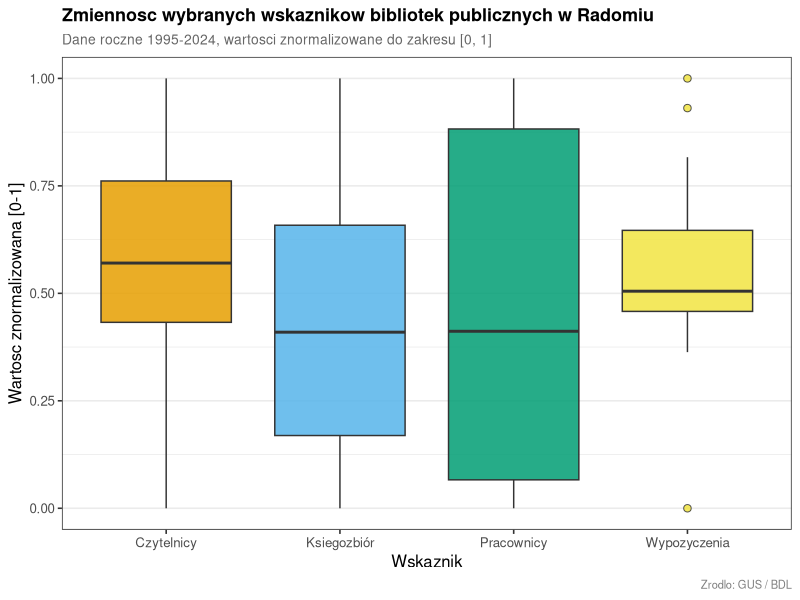
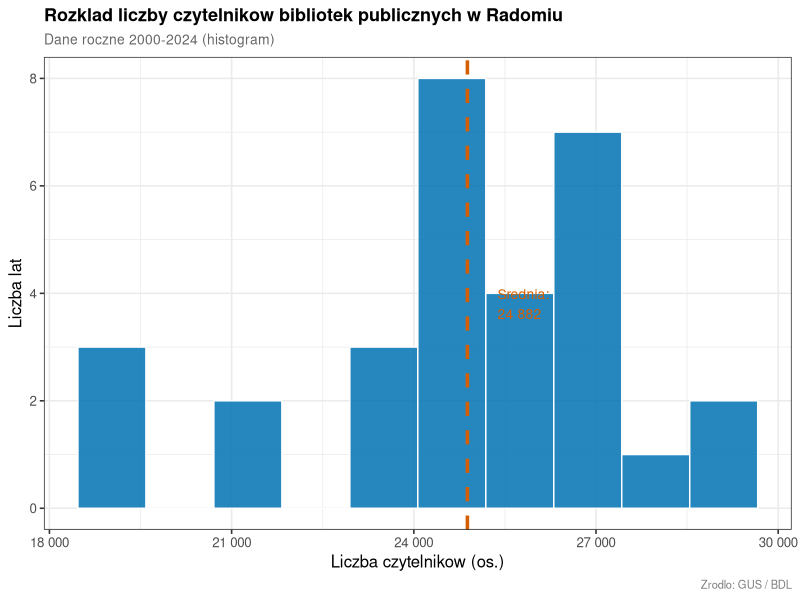
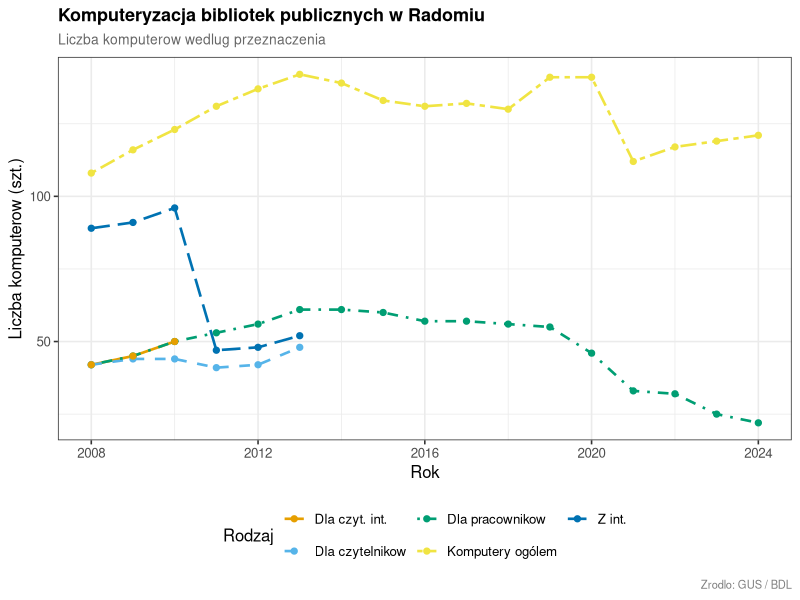
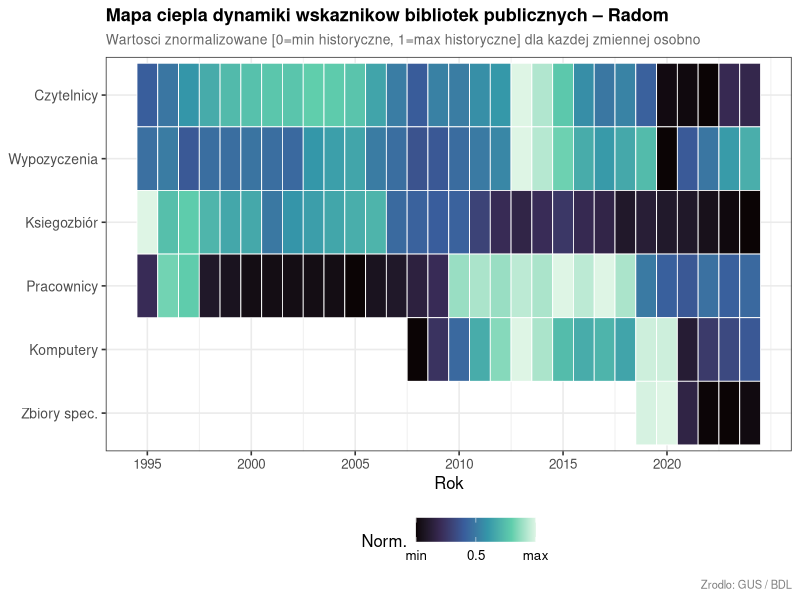
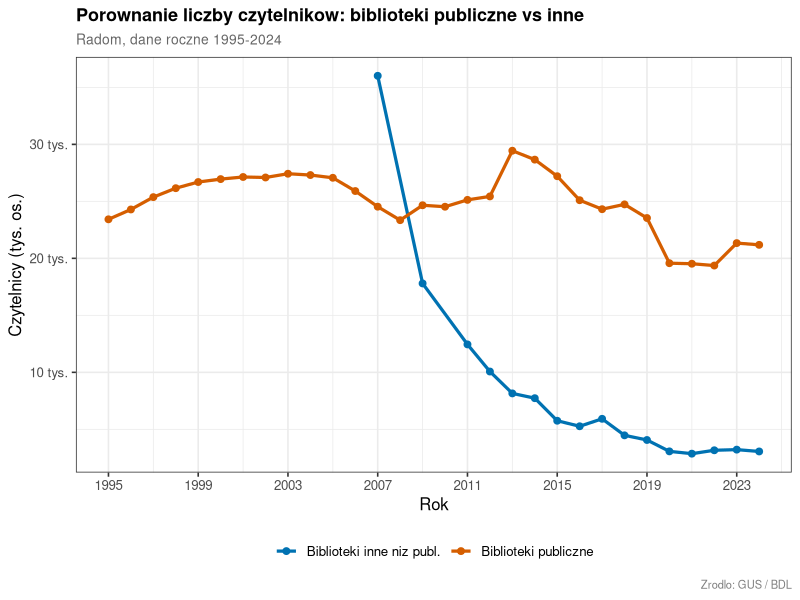
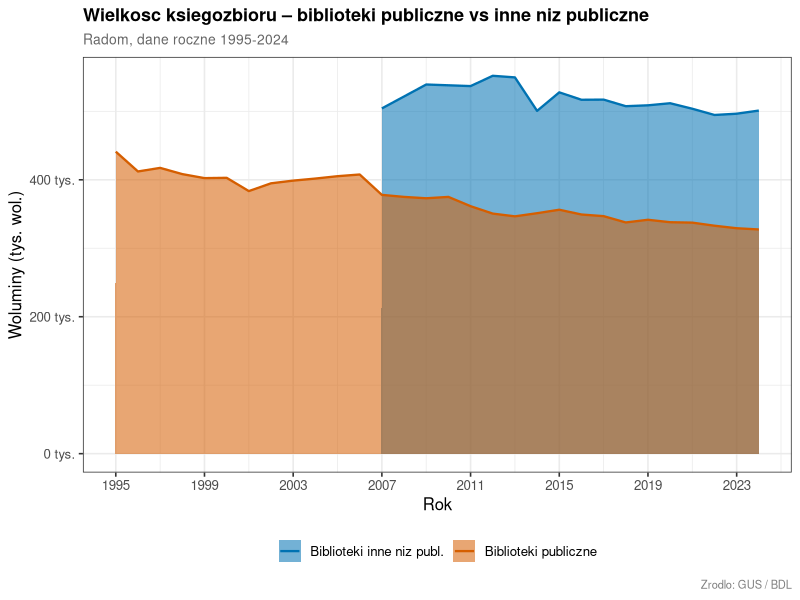
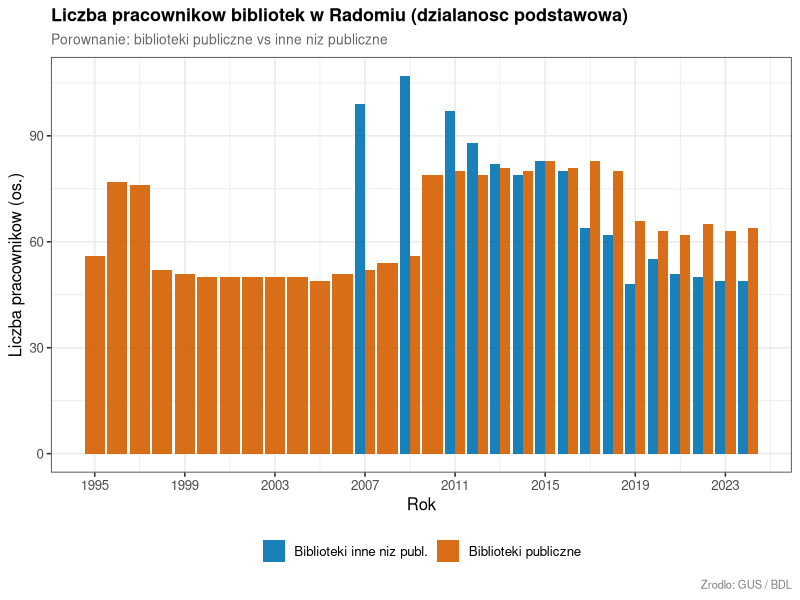
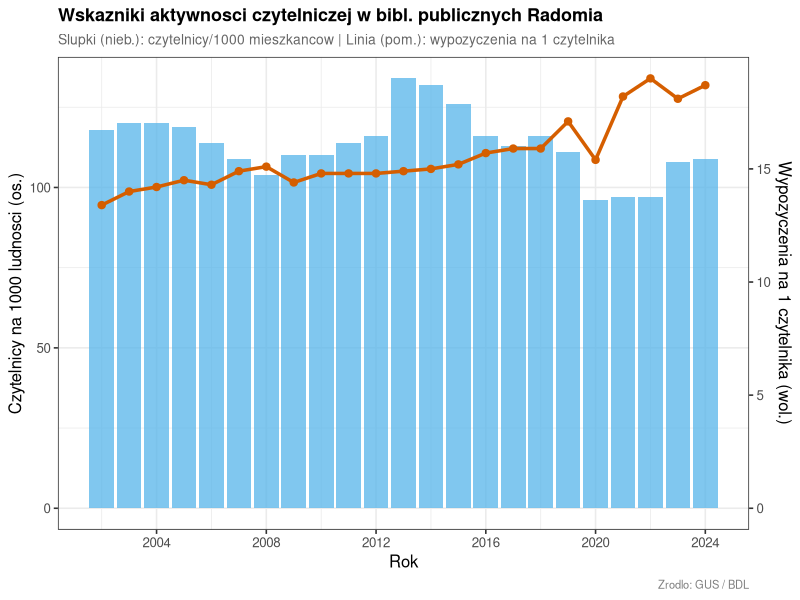

These charts were generated, in order, by the following R code:
library(ggplot2)
library(scales)
library(viridis)
library(RColorBrewer)
library(reshape2)

df <- read.csv('Statystyki_bibliotek_radomskich/bib2.csv', header=TRUE, stringsAsFactors=FALSE, check.names=TRUE)
yr_cols <- names(df)[grepl('^X[0-9]{4}$', names(df))]
lata_int <- as.integer(sub("X","", yr_cols))

get_series <- function(rrow) {
  vals <- unlist(df[rrow, yr_cols])
  vals[vals == "NA" | vals == "" | vals == "None"] <- NA
  suppressWarnings(as.numeric(vals))
}

mk_ts <- function(rrow, name) {
  data.frame(rok=lata_int, wartosc=get_series(rrow), seria=name, stringsAsFactors=FALSE)
}

cb7 <- c("#E69F00","#56B4E9","#009E73","#F0E442","#0072B2","#D55E00","#CC79A7")
cb2 <- c("#0072B2","#D55E00")

theme_set(theme_bw(base_size=12) +
  theme(plot.title=element_text(face="bold", size=13),
        plot.subtitle=element_text(size=10, color="grey40"),
        plot.caption=element_text(size=8, color="grey50"),
        legend.position="bottom"))

out_dir <- "Statystyki_bibliotek_radomskich/phts"
if (!dir.exists(out_dir)) dir.create(out_dir, recursive=TRUE)

save_plot <- function(p, name, w=10, h=6) {
  ggsave(file.path(out_dir, paste0(name, ".png")), plot=p, width=w, height=h, dpi=150)
  message("Saved: ", name)
}

# --- ROW INDICES (R 1-based) ---
# bibl. inne niz publiczne
R_inne_filie  <- 1;  R_inne_prac <- 3;  R_inne_ksieg <- 4
R_inne_spec   <- 5;  R_inne_czyt <- 6
# bibl. publiczne
R_pub_prac <- 9;  R_pub_ksieg <- 10; R_pub_czyt  <- 13; R_pub_wyp <- 14
R_pub_spec <- 19
# wskazniki
R_ksieg1000 <- 26; R_czyt1000 <- 27; R_wyp_czyt <- 28
# niepelnosprawni
R_niepeln_wej <- 17; R_niepeln_wew <- 18
# komputery
R_komp_ogol <- 62; R_komp_prac <- 63; R_komp_int <- 64; R_komp_czyt <- 65
R_komp_nauk <- 76
# udostepnianie
R_ud_zewn <- 89; R_ud_miej <- 91

# ============================================================
# GRUPA 1: STRUKTURA I ZMIENNOSC DANYCH
# ============================================================

# W1 – Boxplot znormalizowany
multi_box <- rbind(mk_ts(R_pub_czyt,"Czytelnicy"), mk_ts(R_pub_wyp,"Wypozyczenia"),
                   mk_ts(R_pub_ksieg,"Ksiegozbiór"), mk_ts(R_pub_prac,"Pracownicy"))
multi_box <- multi_box[!is.na(multi_box$wartosc), ]
multi_box <- do.call(rbind, lapply(split(multi_box, multi_box$seria), function(d) {
  r <- range(d$wartosc, na.rm=TRUE)
  d$wartosc_norm <- if (diff(r)==0) 0 else (d$wartosc - r[1]) / diff(r)
  d
}))

p1 <- ggplot(multi_box, aes(x=seria, y=wartosc_norm, fill=seria)) +
  geom_boxplot(alpha=0.85, outlier.shape=21, outlier.size=2.2) +
  scale_fill_manual(values=cb7[1:4], guide="none") +
  labs(title="Zmiennosc wybranych wskaznikow bibliotek publicznych w Radomiu",
       subtitle="Dane roczne 1995-2024, wartosci znormalizowane do zakresu [0, 1]",
       x="Wskaznik", y="Wartosc znormalizowana [0-1]",
       caption="Zrodlo: GUS / BDL") +
  theme(panel.grid.major.x=element_blank())
save_plot(p1, "W01_boxplot_zmiennosc")

# W2 – Histogram czytelnikow
ts_czyt <- na.omit(get_series(R_pub_czyt))
p2 <- ggplot(data.frame(x=ts_czyt), aes(x=x)) +
  geom_histogram(bins=10, fill="#0072B2", color="white", alpha=0.85) +
  geom_vline(xintercept=mean(ts_czyt), color="#D55E00", linewidth=1.2, linetype="dashed") +
  annotate("text", x=mean(ts_czyt)*1.02, y=3.8, hjust=0, color="#D55E00", size=3.5,
           label=paste0("Srednia:\n",format(round(mean(ts_czyt)),big.mark=" "))) +
  scale_x_continuous(labels=label_number(big.mark=" ")) +
  labs(title="Rozklad liczby czytelnikow bibliotek publicznych w Radomiu",
       subtitle="Dane roczne 2000-2024 (histogram)",
       x="Liczba czytelnikow (os.)", y="Liczba lat",
       caption="Zrodlo: GUS / BDL")
save_plot(p2, "W02_histogram_czytelnicy")

# W3 – Komputeryzacja: 5 kategorii
comp_labels <- c("Komputery ogólem","Dla pracownikow","Z int.","Dla czytelnikow","Dla czyt. int.")
comp_rows   <- c(R_komp_ogol, R_komp_prac, R_komp_int, R_komp_czyt, R_komp_czyt+1)
comp_df <- do.call(rbind, lapply(seq_along(comp_rows), function(i) mk_ts(comp_rows[i], comp_labels[i])))
comp_df <- comp_df[!is.na(comp_df$wartosc), ]

p3 <- ggplot(comp_df, aes(x=rok, y=wartosc, color=seria, linetype=seria)) +
  geom_line(linewidth=0.9) + geom_point(size=1.8) +
  scale_color_manual(values=cb7[1:5], name="Rodzaj") +
  scale_linetype_manual(values=c("solid","dashed","dotdash","twodash","longdash"), name="Rodzaj") +
  scale_x_continuous(breaks=seq(2000,2024,by=4)) +
  labs(title="Komputeryzacja bibliotek publicznych w Radomiu",
       subtitle="Liczba komputerow wedlug przeznaczenia",
       x="Rok", y="Liczba komputerow (szt.)",
       caption="Zrodlo: GUS / BDL") +
  guides(color=guide_legend(nrow=2), linetype=guide_legend(nrow=2))
save_plot(p3, "W03_komputeryzacja")

# W4 – Heatmapa
vars_heat <- list("Czytelnicy"=R_pub_czyt, "Wypozyczenia"=R_pub_wyp,
                  "Ksiegozbiór"=R_pub_ksieg, "Pracownicy"=R_pub_prac,
                  "Komputery"=R_komp_ogol, "Zbiory spec."=R_pub_spec)
heat_df <- do.call(rbind, lapply(names(vars_heat), function(nm) {
  v <- get_series(vars_heat[[nm]])
  r <- range(v, na.rm=TRUE)
  vn <- if (diff(r)==0) rep(0,length(v)) else (v-r[1])/diff(r)
  data.frame(rok=lata_int, wartosc=vn, zmienna=nm)
}))
heat_df <- heat_df[!is.na(heat_df$wartosc), ]
heat_df$zmienna <- factor(heat_df$zmienna, levels=rev(names(vars_heat)))

p4 <- ggplot(heat_df, aes(x=rok, y=zmienna, fill=wartosc)) +
  geom_tile(color="white", linewidth=0.3) +
  scale_fill_viridis_c(option="mako", name="Norm.",
                       breaks=c(0,0.5,1), labels=c("min","0.5","max")) +
  scale_x_continuous(breaks=seq(1995,2024,by=5)) +
  labs(title="Mapa ciepla dynamiki wskaznikow bibliotek publicznych – Radom",
       subtitle="Wartosci znormalizowane [0=min historyczne, 1=max historyczne] dla kazdej zmiennej osobno",
       x="Rok", y=NULL, caption="Zrodlo: GUS / BDL") +
  theme(axis.text.y=element_text(size=10))
save_plot(p4, "W04_heatmap", w=11, h=5)

# ============================================================
# GRUPA 2: WYKRESY PORÓWNAWCZE
# ============================================================

# W5 – Czytelnicy: pub vs inne
comp5 <- rbind(mk_ts(R_pub_czyt,"Biblioteki publiczne"),
               mk_ts(R_inne_czyt,"Biblioteki inne niz publ."))
comp5 <- comp5[!is.na(comp5$wartosc), ]
p5 <- ggplot(comp5, aes(x=rok, y=wartosc/1000, color=seria)) +
  geom_line(linewidth=1.1) + geom_point(size=2) +
  scale_color_manual(values=cb2, name=NULL) +
  scale_x_continuous(breaks=seq(1995,2024,by=4)) +
  scale_y_continuous(labels=label_number(suffix=" tys.")) +
  labs(title="Porownanie liczby czytelnikow: biblioteki publiczne vs inne",
       subtitle="Radom, dane roczne 1995-2024",
       x="Rok", y="Czytelnicy (tys. os.)", caption="Zrodlo: GUS / BDL")
save_plot(p5, "W05_czytelnicy_porownanie")

# W6 – Ksiegozbiór area
comp6 <- rbind(mk_ts(R_pub_ksieg,"Biblioteki publiczne"),
               mk_ts(R_inne_ksieg,"Biblioteki inne niz publ."))
comp6 <- comp6[!is.na(comp6$wartosc), ]
p6 <- ggplot(comp6, aes(x=rok, y=wartosc/1000, fill=seria)) +
  geom_area(alpha=0.55, position="identity") +
  geom_line(aes(color=seria), linewidth=0.8) +
  scale_fill_manual(values=cb2, name=NULL) +
  scale_color_manual(values=cb2, name=NULL) +
  scale_x_continuous(breaks=seq(1995,2024,by=4)) +
  scale_y_continuous(labels=label_number(suffix=" tys.")) +
  labs(title="Wielkosc ksiegozbioru – biblioteki publiczne vs inne niz publiczne",
       subtitle="Radom, dane roczne 1995-2024",
       x="Rok", y="Woluminy (tys. wol.)", caption="Zrodlo: GUS / BDL")
save_plot(p6, "W06_ksiegozbiory_area")

# W7 – Pracownicy grouped bar
comp7 <- rbind(mk_ts(R_pub_prac,"Biblioteki publiczne"),
               mk_ts(R_inne_prac,"Biblioteki inne niz publ."))
comp7 <- comp7[!is.na(comp7$wartosc), ]
p7 <- ggplot(comp7, aes(x=rok, y=wartosc, fill=seria)) +
  geom_col(position="dodge", alpha=0.9) +
  scale_fill_manual(values=cb2, name=NULL) +
  scale_x_continuous(breaks=seq(1995,2024,by=4)) +
  labs(title="Liczba pracownikow bibliotek w Radomiu (dzialanosc podstawowa)",
       subtitle="Porownanie: biblioteki publiczne vs inne niz publiczne",
       x="Rok", y="Liczba pracownikow (os.)", caption="Zrodlo: GUS / BDL")
save_plot(p7, "W07_pracownicy_bar")

# W8 – Podwojna os
czyt1000 <- get_series(R_czyt1000)
wyp_czyt <- get_series(R_wyp_czyt)
wsk_df <- data.frame(rok=lata_int, c1=czyt1000, wc=wyp_czyt)
wsk_df <- wsk_df[!is.na(wsk_df$c1) & !is.na(wsk_df$wc), ]
sf <- max(wsk_df$c1,na.rm=TRUE)/max(wsk_df$wc,na.rm=TRUE)

p8 <- ggplot(wsk_df, aes(x=rok)) +
  geom_col(aes(y=c1), fill="#56B4E9", alpha=0.75) +
  geom_line(aes(y=wc*sf), color="#D55E00", linewidth=1.2) +
  geom_point(aes(y=wc*sf), color="#D55E00", size=2.2) +
  scale_y_continuous(name="Czytelnicy na 1000 ludnosci (os.)",
    sec.axis=sec_axis(~./sf, name="Wypozyczenia na 1 czytelnika (wol.)")) +
  scale_x_continuous(breaks=seq(2000,2024,by=4)) +
  labs(title="Wskazniki aktywnosci czytelniczej w bibl. publicznych Radomia",
       subtitle="Slupki (nieb.): czytelnicy/1000 mieszkancow | Linia (pom.): wypozyczenia na 1 czytelnika",
       x="Rok", caption="Zrodlo: GUS / BDL")
save_plot(p8, "W08_wskazniki_dual_axis")

# W9 – Udostepnianie: stacked area
ud_df <- data.frame(rok=lata_int,
                    Na_zewnatrz=get_series(R_ud_zewn), Na_miejscu=get_series(R_ud_miej))
ud_long <- melt(ud_df, id.vars="rok", variable.name="sposob", value.name="wol")
ud_long$sposob <- factor(ud_long$sposob, labels=c("Na zewnatrz","Na miejscu"))
ud_long <- ud_long[!is.na(ud_long$wol), ]
p9 <- ggplot(ud_long, aes(x=rok, y=wol/1000, fill=sposob)) +
  geom_area(alpha=0.85, position="stack") +
  scale_fill_manual(values=c("#0072B2","#E69F00"), name="Sposob") +
  scale_x_continuous(breaks=seq(1995,2024,by=4)) +
  scale_y_continuous(labels=label_number(suffix=" tys.")) +
  labs(title="Udostepnianie woluminów w bibliotekach innych niz publiczne – Radom",
       subtitle="Laczne udostepnienia na zewnatrz i na miejscu",
       x="Rok", y="Woluminy (tys.)", caption="Zrodlo: GUS / BDL")
save_plot(p9, "W09_udostepnianie")

# W10 – Komputery: pub vs naukowe
comp10 <- rbind(mk_ts(R_komp_ogol,"Bibl. publiczne"),
                mk_ts(R_komp_nauk,"Bibl. naukowe i inne"))
comp10 <- comp10[!is.na(comp10$wartosc), ]
p10 <- ggplot(comp10, aes(x=rok, y=wartosc, color=seria, shape=seria)) +
  geom_line(linewidth=1) + geom_point(size=2.5) +
  scale_color_manual(values=cb2, name=NULL) +
  scale_shape_manual(values=c(16,17), name=NULL) +
  scale_x_continuous(breaks=seq(2000,2024,by=4)) +
  labs(title="Komputery ogólem w bibliotekach publicznych i naukowych – Radom",
       subtitle="Porownanie liczby komputerow ogólem",
       x="Rok", y="Liczba komputerow (szt.)", caption="Zrodlo: GUS / BDL")
save_plot(p10, "W10_komputery_pub_vs_nauk")

# W11 – Zbiory specjalne
comp11 <- rbind(mk_ts(R_pub_spec,"Biblioteki publiczne"),
                mk_ts(R_inne_spec,"Biblioteki inne niz publ."))
comp11 <- comp11[!is.na(comp11$wartosc), ]
p11 <- ggplot(comp11, aes(x=rok, y=wartosc/1000, fill=seria)) +
  geom_col(position="dodge", alpha=0.9) +
  scale_fill_manual(values=cb2, name=NULL) +
  scale_x_continuous(breaks=seq(1995,2024,by=4)) +
  scale_y_continuous(labels=label_number(suffix=" tys.")) +
  labs(title="Zbiory specjalne w bibliotekach radomskich",
       subtitle="Porownanie: biblioteki publiczne vs inne niz publiczne",
       x="Rok", y="Liczba zbiorow (tys. szt.)", caption="Zrodlo: GUS / BDL")
save_plot(p11, "W11_zbiory_specjalne")

# ============================================================
# GRUPA 3: WYKRESY WEDLUG UZNANIA
# ============================================================

# W12 – Trend wypozyczen z COVID
wyp_ts <- data.frame(rok=lata_int, val=get_series(R_pub_wyp))
wyp_ts <- wyp_ts[!is.na(wyp_ts$val), ]
p12 <- ggplot(wyp_ts, aes(x=rok, y=val/1000)) +
  annotate("rect", xmin=2019.5, xmax=2021.5, ymin=-Inf, ymax=Inf,
           fill="#CC79A7", alpha=0.15) +
  annotate("text", x=2020.5, y=max(wyp_ts$val/1000)*0.98,
           label="COVID-19", size=3.2, color="#CC79A7", fontface="italic") +
  geom_ribbon(aes(ymin=min(val/1000), ymax=val/1000), fill="#56B4E9", alpha=0.2) +
  geom_line(color="#0072B2", linewidth=1.2) + geom_point(color="#0072B2", size=2) +
  geom_smooth(method="loess", span=0.5, se=FALSE,
              color="#D55E00", linewidth=1, linetype="dashed") +
  scale_x_continuous(breaks=seq(2000,2024,by=4)) +
  scale_y_continuous(labels=label_number(suffix=" tys.")) +
  labs(title="Trend wypozyczen zewnetrznych bibliotek publicznych – Radom",
       subtitle="Linia ciagla: dane | Przerywana: LOESS | Rozowy obszar: pandemia COVID-19",
       x="Rok", y="Wypozyczenia (tys. wol.)", caption="Zrodlo: GUS / BDL")
save_plot(p12, "W12_wypozyczenia_trend")

# W13 – Scatter czytelnicy vs wypozyczenia
sc_df <- data.frame(czyt=get_series(R_pub_czyt), wyp=get_series(R_pub_wyp), rok=lata_int)
sc_df <- sc_df[!is.na(sc_df$czyt) & !is.na(sc_df$wyp), ]
p13 <- ggplot(sc_df, aes(x=czyt/1000, y=wyp/1000, color=rok)) +
  geom_point(size=3.5, alpha=0.9) +
  geom_smooth(method="lm", se=TRUE, color="#D55E00", fill="#D55E00",
              alpha=0.15, linewidth=1) +
  scale_color_viridis_c(option="plasma", name="Rok", breaks=seq(2000,2024,by=6)) +
  scale_x_continuous(labels=label_number(suffix=" tys.")) +
  scale_y_continuous(labels=label_number(suffix=" tys.")) +
  labs(title="Zaleznosc wypozyczen od liczby czytelnikow bibl. publicznych",
       subtitle="Radom – kazdy punkt to 1 rok | Linia regresji liniowej",
       x="Czytelnicy (tys. os.)", y="Wypozyczenia (tys. wol.)",
       caption="Zrodlo: GUS / BDL") +
  theme(legend.position="right")
save_plot(p13, "W13_scatter")

# W14 – Ksiegozbiór na 1000 ludnosci
ksieg_df <- data.frame(rok=lata_int, val=get_series(R_ksieg1000))
ksieg_df <- ksieg_df[!is.na(ksieg_df$val), ]
p14 <- ggplot(ksieg_df, aes(x=rok, y=val, fill=val)) +
  geom_col(alpha=0.92) +
  geom_hline(yintercept=mean(ksieg_df$val,na.rm=TRUE),
             color="#D55E00", linewidth=1.1, linetype="dashed") +
  annotate("text", x=min(ksieg_df$rok)+2, y=mean(ksieg_df$val,na.rm=TRUE)*1.02,
           label=paste0("Srednia: ",round(mean(ksieg_df$val,na.rm=TRUE),0)," wol./1000"),
           color="#D55E00", size=3.3, hjust=0) +
  scale_fill_gradient2(low="#56B4E9", mid="#E69F00", high="#0072B2",
                       midpoint=median(ksieg_df$val,na.rm=TRUE), name="Wol./1000") +
  scale_x_continuous(breaks=seq(2000,2024,by=4)) +
  labs(title="Ksiegozbiór bibliotek publicznych na 1000 ludnosci Radomia",
       subtitle="Liczba woluminów przypadajacych na 1000 mieszkancow",
       x="Rok", y="Woluminy na 1000 ludnosci", caption="Zrodlo: GUS / BDL") +
  theme(legend.position="right")
save_plot(p14, "W14_ksieg_na_1000")

# W15 – Dostepnosc dla niepelnosprawnych
np_df <- data.frame(rok=lata_int,
                    Wejscie=get_series(R_niepeln_wej),
                    Wewnatrz=get_series(R_niepeln_wew))
np_df <- np_df[!is.na(np_df$Wejscie) | !is.na(np_df$Wewnatrz), ]
np_long <- melt(np_df, id.vars="rok", variable.name="typ", value.name="liczba")
np_long$typ <- factor(np_long$typ, levels=c("Wejscie","Wewnatrz"),
                      labels=c("Wejscie do budynku","Udogodnienia wewnatrz"))
np_long <- np_long[!is.na(np_long$liczba), ]
p15 <- ggplot(np_long, aes(x=rok, y=liczba, fill=typ)) +
  geom_col(alpha=0.9) +
  scale_fill_manual(values=c("#0072B2","#E69F00"), name="Typ udogodnienia") +
  scale_x_continuous(breaks=seq(2000,2024,by=4)) +
  labs(title="Dostepnosc bibliotek publicznych dla osób niepelnosprawnych – Radom",
       subtitle="Liczba obiektów przystosowanych dla uzytkownikow wózkow inwalidzkich",
       x="Rok", y="Liczba obiektów", caption="Zrodlo: GUS / BDL")
save_plot(p15, "W15_niepelnosprawni")

message("GOTOWE: Wszystkie 15 wykresow zapisano.")
